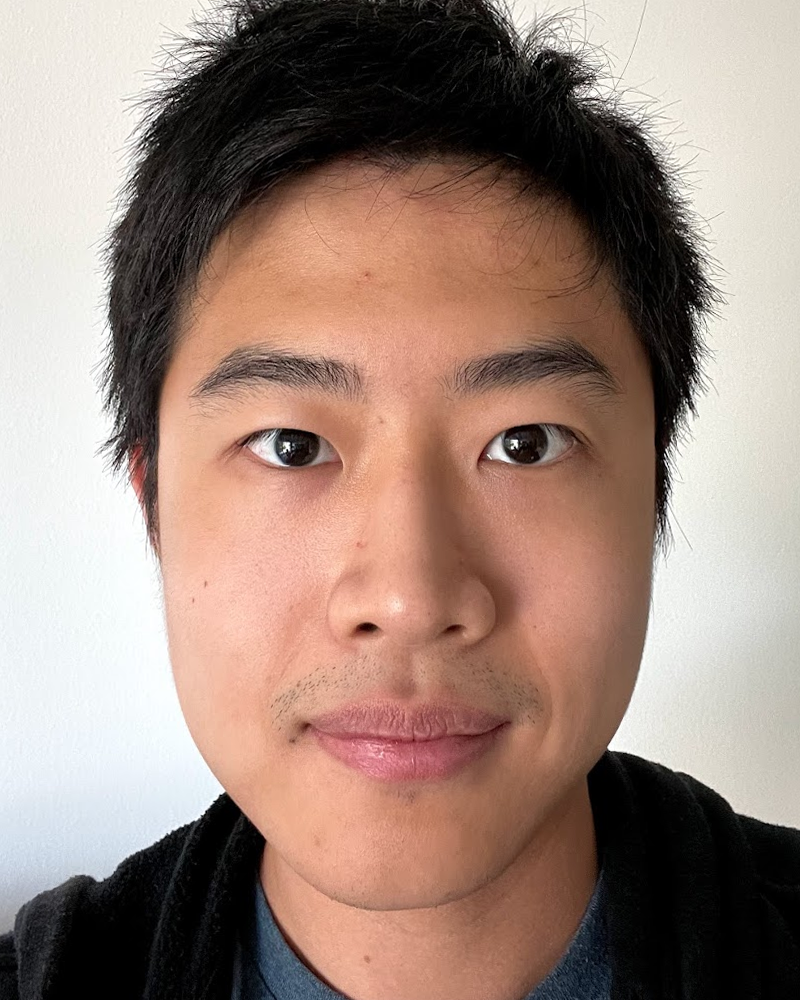
#> input picture HW3/images/imageA.png, 800 x 1000 px, found by its file name
$ python part3.py
#> lines starting #> are read from the running program, lines starting #| are printed output that depends on the picture
# 把照片的融合 變成一個漸進式的gif
import os
import numpy as np
import cv2
from scipy.spatial import Delaunay
import imageio.v2 as imageio

# 跟3-2的合成一樣的函式
def signed_area(tri):
    (x1,y1),(x2,y2),(x3,y3) = tri
    return 0.5*((x2-x1)*(y3-y1) - (y2-y1)*(x3-x1))

def make_ccw(tri):
    tri = tri.copy()
    if signed_area(tri) < 0:
        tri[[1,2]] = tri[[2,1]]
    return tri

def warp_triangle(src, dst, t_src, t_dst):
    t_src = make_ccw(t_src); t_dst = make_ccw(t_dst)
    if abs(signed_area(t_dst)) < 1e-3:
        return
    r1 = cv2.boundingRect(np.float32([t_src]))  # (x,y,w,h)
    r2 = cv2.boundingRect(np.float32([t_dst]))
    if min(r1[2],r1[3],r2[2],r2[3]) <= 0:
        return
    t1r = np.float32([[t_src[i,0]-r1[0], t_src[i,1]-r1[1]] for i in range(3)])
    t2r = np.float32([[t_dst[i,0]-r2[0], t_dst[i,1]-r2[1]] for i in range(3)])
    mask = np.zeros((r2[3], r2[2]), np.float32)
    cv2.fillConvexPoly(mask, np.int32(t2r), 1.0, lineType=cv2.LINE_AA)
    src_roi = src[r1[1]:r1[1]+r1[3], r1[0]:r1[0]+r1[2]]
    if src_roi.size == 0:
        return
    M = cv2.getAffineTransform(t1r, t2r)
    warped = cv2.warpAffine(
        src_roi, M, (r2[2], r2[3]),
        flags=cv2.INTER_LINEAR,
        borderMode=cv2.BORDER_CONSTANT, borderValue=0
    )
    dst_roi = dst[r2[1]:r2[1]+r2[3], r2[0]:r2[0]+r2[2]]
    dst_roi[:] = dst_roi*(1 - mask[...,None]) + warped*mask[...,None]

def warp_image(img, src_pts, dst_pts, simplices):
    out = np.zeros_like(img)
    for s in simplices:
        warp_triangle(img, out, src_pts[s], dst_pts[s])
    return out

def morph(im1, im2, im1_pts, im2_pts, tri_simplices, warp_frac, dissolve_frac):
    # 不是用0.5跟0.5來算的中間的point
    inter_pts = (1 - warp_frac) * im1_pts + warp_frac * im2_pts
    # 算出中間的那些點後，用3-2的方法去產生兩個圖分別對齊這個形狀的結果
    warp1 = warp_image(im1, im1_pts, inter_pts, tri_simplices)
    warp2 = warp_image(im2, im2_pts, inter_pts, tri_simplices)
    # dissolve_frac看哪一張圖要加的比較多(控制顏色)
    morphed = (1 - dissolve_frac) * warp1 + dissolve_frac * warp2
    return np.clip(morphed, 0, 1)

if __name__ == "__main__":
    image_dir = "./HW3/images"
    result_dir = "./HW3/result"
    os.makedirs(result_dir, exist_ok=True)
    def imread_rgb_float(path):
#> called with path = './HW3/images/imageA.png'
        bgr = cv2.imread(path, cv2.IMREAD_COLOR)
#> bgr is the input picture: shape (1000, 800, 3); mean B, G, R 123.2, 133.7, 157
        rgb = cv2.cvtColor(bgr, cv2.COLOR_BGR2RGB)
        return rgb.astype(np.float32)/255.0
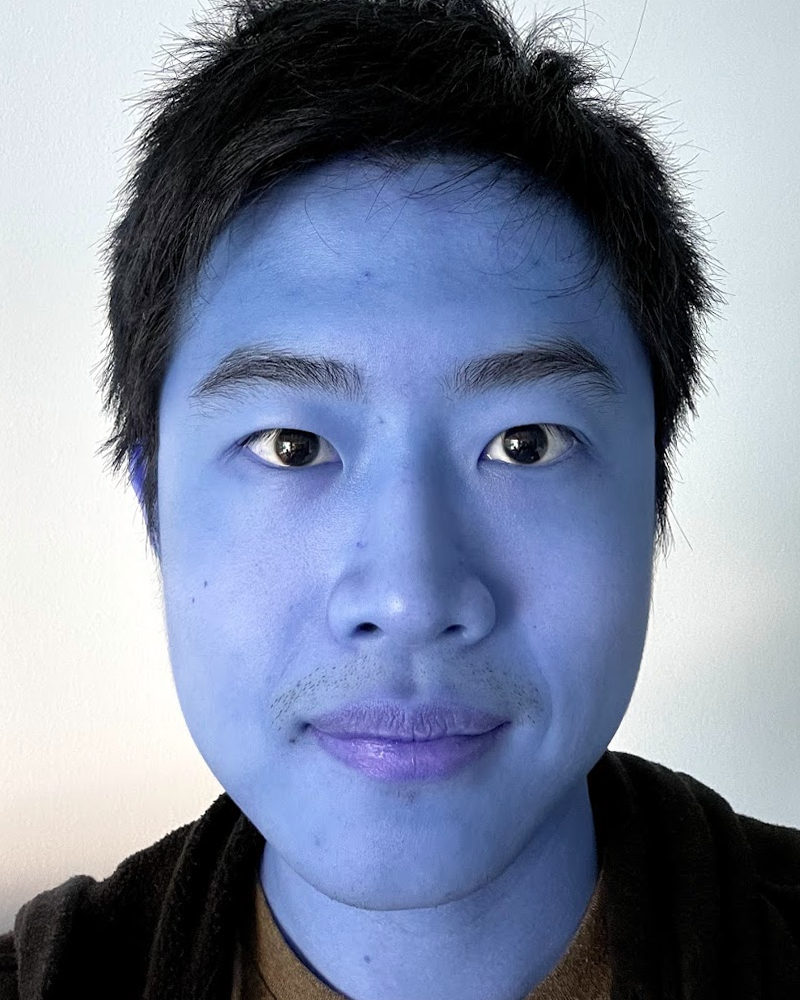
#> returned value: shape (1000, 800, 3) float32; mean of channels 0, 1, 2 0.615, 0.524, 0.483; drawn as B, G, R
    im1 = imread_rgb_float(os.path.join(image_dir, "imageA.png"))
    im2 = imread_rgb_float(os.path.join(image_dir, "imageB.png"))
#> call 2 of imread_rgb_float, with path = './HW3/images/imageB.png'
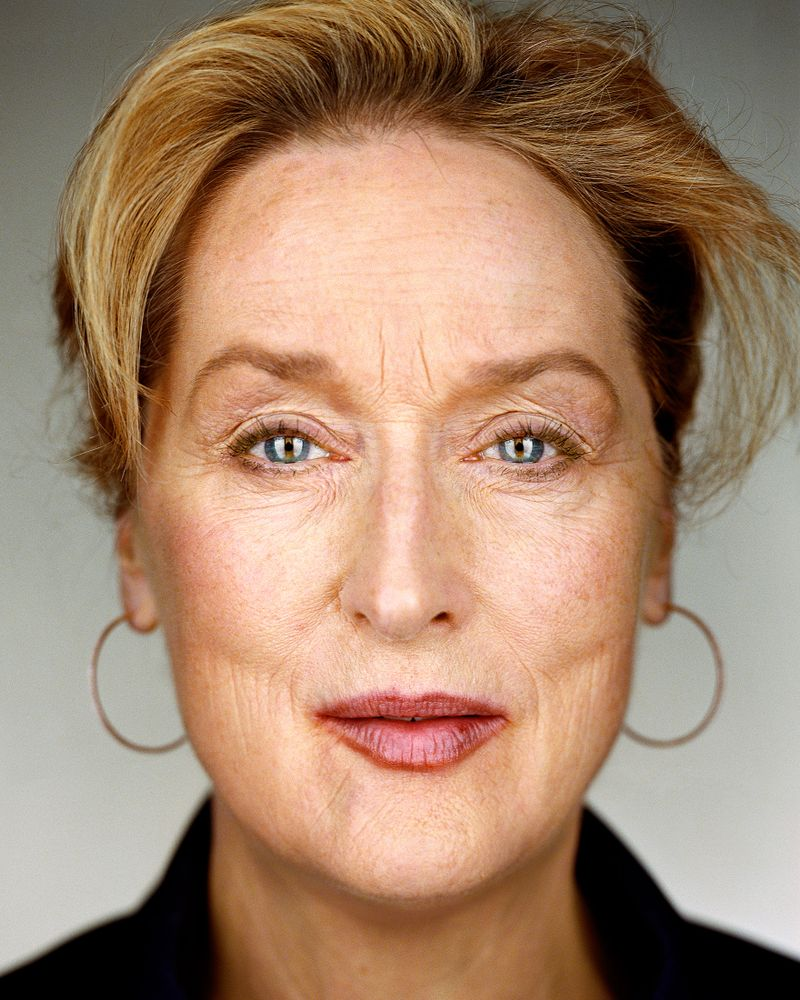
#> input picture HW3/images/imageB.png, 800 x 1000 px, found by its file name
#> in imread_rgb_float, bgr is the input picture: shape (1000, 800, 3); mean B, G, R 109.3, 133.1, 164.3
#> in imread_rgb_float (call 2), `return rgb.astype(np.float32)/255.0`:
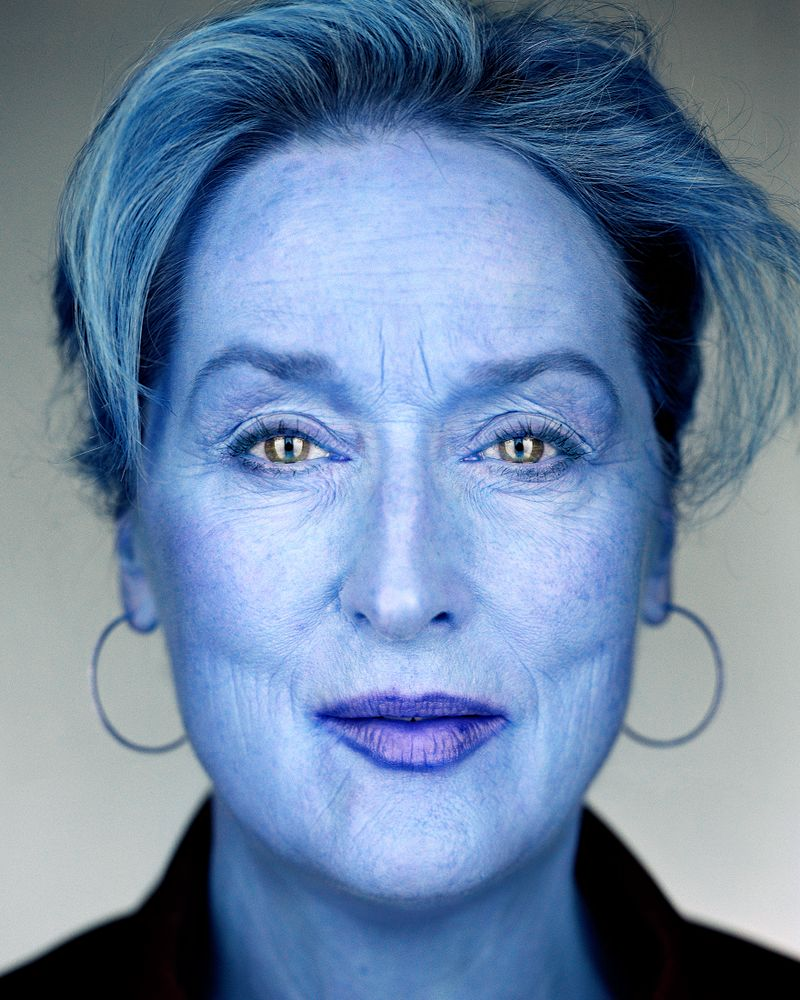
#> returned value: shape (1000, 800, 3) float32; mean of channels 0, 1, 2 0.644, 0.522, 0.429; drawn as B, G, R
    H, W = im1.shape[:2]
#> H = 1000; W = 800
    im1_pts = np.load(os.path.join(result_dir, "part1_points_A.npy")).astype(np.float32)
#> (reads HW3/result/part1_points_A.npy from the repository)
    im2_pts = np.load(os.path.join(result_dir, "part1_points_B.npy")).astype(np.float32)
#> (reads HW3/result/part1_points_B.npy from the repository)
    tri_path = os.path.join(result_dir, "part1_delaunay.npy")
    tri_simplices = np.load(tri_path)
#> (reads HW3/result/part1_delaunay.npy from the repository)

    # t從0到1
    num_frames = 31  # 做31張
    frames = []
    for i, t in enumerate(np.linspace(0, 1, num_frames)):
        frame = morph(
            im1, im2, im1_pts, im2_pts, tri_simplices,
            warp_frac=t, # 混和兩張圖片的點的比例值
            dissolve_frac=t, # 顏色比例值
        )
        # imageio要uint8
        frames.append((frame*255).astype(np.uint8))
        print(f"frame {i+1}/{num_frames} done (t={t:.3f})")
#> this loop made 31 passes
#> pass 1, in warp_triangle, `src_roi = src[r1[1]:r1[1]+r1[3], r1[0]:r1[0]+r1[2]]`:
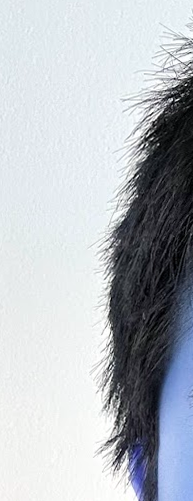
#> src_roi: shape (501, 193, 3) float32; mean of channels 0, 1, 2 0.757, 0.733, 0.712; drawn as B, G, R
#> pass 1, in warp_triangle (call 2), `src_roi = src[r1[1]:r1[1]+r1[3], r1[0]:r1[0]+r1[2]]`:
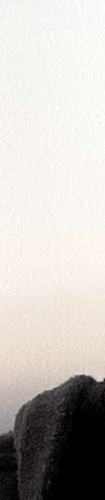
#> src_roi: shape (500, 105, 3) float32; mean of channels 0, 1, 2 0.733, 0.753, 0.77; drawn as B, G, R
#> pass 1, in warp_triangle (call 2), `dst_roi = dst[r2[1]:r2[1]+r2[3], r2[0]:r2[0]+r2[2]]`:
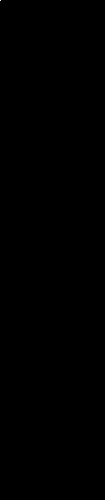
#> dst_roi: shape (500, 105, 3) float32; mean of channels 0, 1, 2 1.82e-05, 1.82e-05, 1.84e-05; drawn as B, G, R
    gif_path = os.path.join(result_dir, "part3_morph.gif")
    # 把frames存成gif
    imageio.mimsave(gif_path, frames, duration=0.05)
